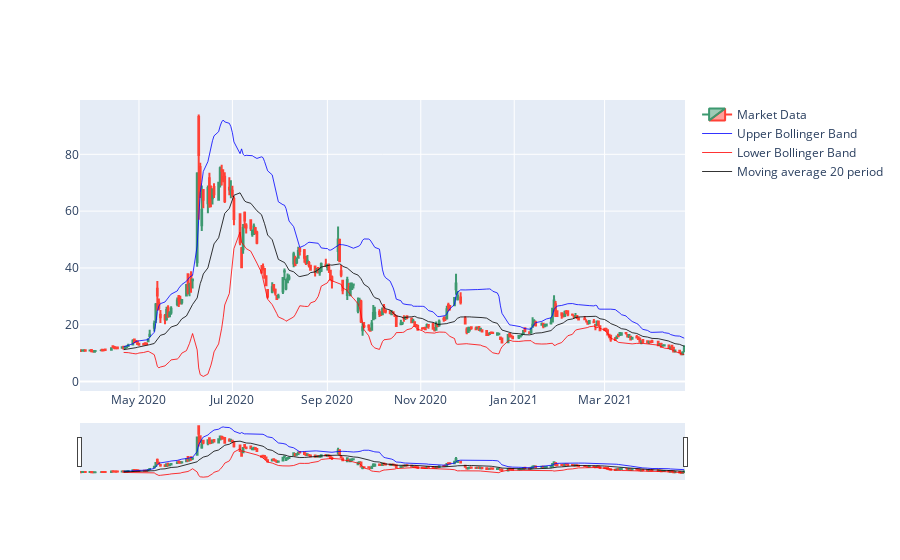

The notebook cell saved with this chart:
### Code cell
func.plot_bollinger(data)

### Figure 1 — Plotly figure (JSON) as saved in the notebook; plotly's stock layout.template omitted (floating-point values rounded to 4 significant figures; data arrays with more than 128 entries replaced by an {"elided": "..."} marker saying what was removed)
{"data": [{"close": {"elided": "273 float values"}, "high": {"elided": "273 float values"}, "low": {"elided": "273 float values"}, "name": "Market Data", "open": {"elided": "273 float values"}, "type": "candlestick", "x": {"elided": "273 str values"}}, {"line": {"color": "blue", "width": 0.8}, "name": "Upper Bollinger Band", "type": "scatter", "x": {"elided": "273 str values"}, "y": {"elided": "273 float values"}}, {"line": {"color": "red", "width": 0.8}, "name": "Lower Bollinger Band", "type": "scatter", "x": {"elided": "273 str values"}, "y": {"elided": "273 float values"}}, {"line": {"color": "black", "width": 0.8}, "name": "Moving average 20 period", "type": "scatter", "x": {"elided": "273 str values"}, "y": {"elided": "273 float values"}}], "layout": {}}
